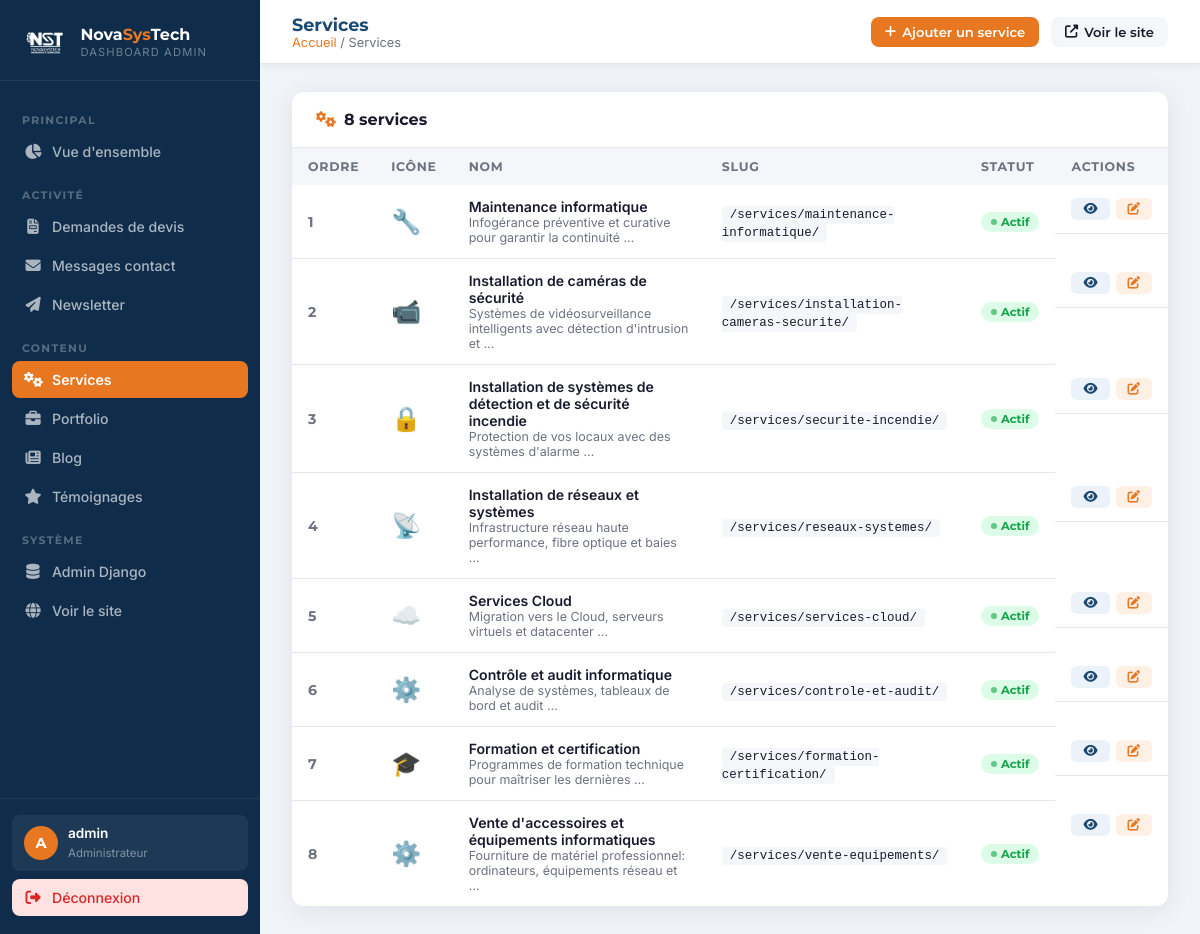
The page /dashboard/services/ (signed in) on the database as committed earlier.
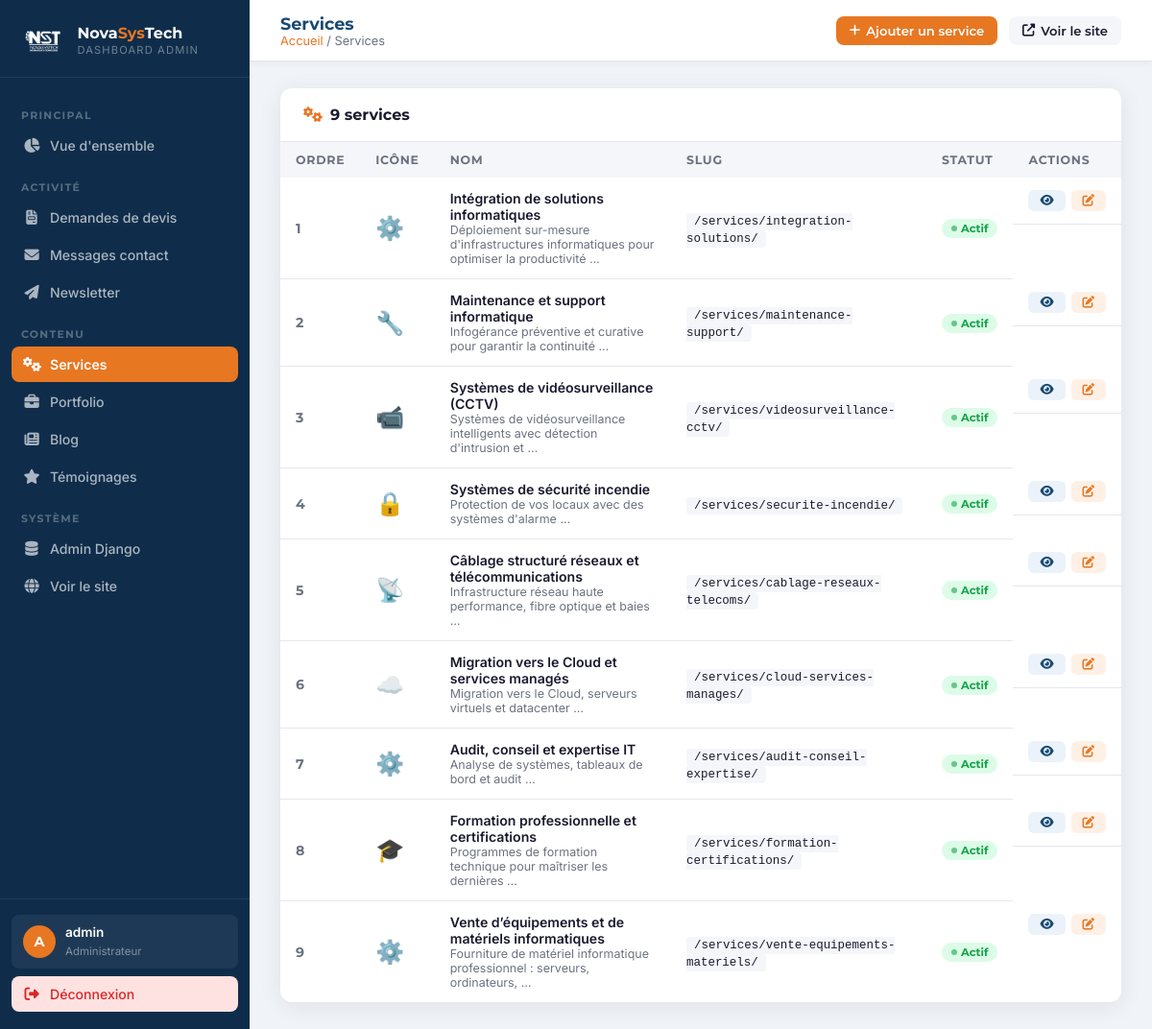
The same page on the database as committed later.
### services/models.py (models this page shows, shortened)
class Service(models.Model):
    ICONES = [
        ('wrench', 'Maintenance'),
        ('video', 'Caméras de sécurité'),
        ('shield', 'Sécurité incendie'),
        ('wifi', 'Réseaux & Systèmes'),
        ('cloud', 'Services Cloud'),
        ('search', 'Contrôle & Audit'),
        ('graduation-cap', 'Formation'),
        ('laptop', 'Vente équipements'),
    ]
    nom = models.CharField(max_length=200)
    slug = models.SlugField(unique=True)
    icone = models.CharField(max_length=50, default='wrench')
    description_courte = models.CharField(max_length=300)
    description_longue = models.TextField()
    image_hero = models.ImageField(upload_to='services/', blank=True, null=True)
    features = models.TextField(help_text='Une feature par ligne', blank=True)
    avantages = models.TextField(help_text='Un avantage par ligne', blank=True)
    meta_title = models.CharField(max_length=70, blank=True)
    meta_description = models.CharField(max_length=160, blank=True)
    ordre = models.IntegerField(default=0)
    est_actif = models.BooleanField(default=True)
    class Meta:
        ordering = ['ordre']
        verbose_name = 'Service'

### dashboard/views.py (the view)
# urls.py: path('services/', views.services_list, name='services_list'),
@login_required(login_url='/dashboard/login/')
def services_list(request):
    services = Service.objects.order_by('ordre')
    return render(request, 'dashboard/services.html', {'page': 'services', 'services': services})

### core/context_processors.py (called while the page is built)
def global_context(request):
    return {
        'PHONE_1': getattr(settings, 'PHONE_1', '+228 79 92 81 81'),
        'EMAIL_CONTACT': getattr(settings, 'EMAIL_CONTACT', 'contact@novasystechn.com'),
        'EMAIL_SUPPORT': getattr(settings, 'EMAIL_SUPPORT', 'contact@novasystechn.com'),
        'WHATSAPP_NUMBER': getattr(settings, 'WHATSAPP_NUMBER', '22879928181'),
        'ADRESSE': getattr(settings, 'ADRESSE', 'Agoè Assiyéyé, Lomé'),
        'MAPS_URL': getattr(settings, 'MAPS_URL', ''),
        'RECAPTCHA_PUBLIC_KEY': getattr(settings, 'RECAPTCHA_PUBLIC_KEY', ''),
        'SITE_URL': getattr(settings, 'SITE_URL', ''),
    }

### templates/dashboard/services.html (shortened to what this page needs)
{% extends 'dashboard/base.html' %}
{% block page_title %}Services{% endblock %}
{% block breadcrumb %}<a href="{% url 'dashboard_home' %}">Accueil</a> / Services{% endblock %}
{% block topbar_actions %}
<a href="/admin/services/service/add/" class="topbar-btn primary" target="_blank"><i class="fas fa-plus"></i> Ajouter un service</a>
{% endblock %}
{% block content %}
<div class="card">
  <div class="card-header"><h3><i class="fas fa-cogs" style="color:var(--orange);margin-right:8px;"></i>{{ services.count }} service{{ services.count|pluralize }}</h3></div>
  <div class="table-wrap">
    <table>
      <thead><tr><th>Ordre</th><th>Icône</th><th>Nom</th><th>Slug</th><th>Statut</th><th>Actions</th></tr></thead>
      <tbody>
        {% for s in services %}
        <tr>
          <td><span style="font-family:var(--font-d);font-weight:700;color:var(--text-light);">{{ s.ordre }}</span></td>
          <td style="font-size:1.5rem;">{% if s.icone == 'wrench' %}🔧{% elif s.icone == 'video' %}📹{% elif s.icone == 'wifi' %}📡{% elif s.icone == 'shield' %}🔒{% elif s.icone == 'cloud' %}☁️{% elif s.icone == 'graduation-cap' %}🎓{% else %}⚙️{% endif %}</td>
          <td><div style="font-weight:600;">{{ s.nom }}</div><div style="font-size:.78rem;color:var(--text-light);">{{ s.description_courte|truncatewords:8 }}</div></td>
          <td><code style="font-size:.78rem;background:var(--gray-light);padding:2px 8px;border-radius:4px;">/services/{{ s.slug }}/</code></td>
          <td>{% if s.est_actif %}<span class="badge green">Actif</span>{% else %}<span class="badge gray">Inactif</span>{% endif %}</td>
          <td style="display:flex;gap:6px;">
            <a href="/services/{{ s.slug }}/" class="action-btn view" target="_blank"><i class="fas fa-eye"></i></a>
            <a href="/admin/services/service/{{ s.pk }}/change/" class="action-btn edit" target="_blank"><i class="fas fa-edit"></i></a>
          </td>
        </tr>
        {% empty %}
        <tr><td colspan="6"><div class="empty-state"><i class="fas fa-cogs"></i><p>Aucun service</p></div></td></tr>
        {% endfor %}
      </tbody>
    </table>
  </div>
</div>
{% endblock %}

### templates/dashboard/base.html (shortened to what this page needs)
{% load static %}<!DOCTYPE html>
<html lang="fr">
<head>
  <link rel="stylesheet" href="https://cdnjs.cloudflare.com/ajax/libs/font-awesome/6.5.0/css/all.min.css">
</head>
<body>
<aside class="sidebar" id="sidebar">
  <div class="sidebar-logo">
    <img src="{% static 'images/logo-nav.png' %}" alt="NST" onerror="this.style.display='none'">
    <div>
      <div class="brand">Nova<span>Sys</span>Tech</div>
      <div class="sub">Dashboard Admin</div>
    </div>
  </div>
  <nav class="sidebar-nav">
    <div class="nav-section-label">Principal</div>
    <a href="{% url 'dashboard_home' %}" class="nav-item {% if page == 'home' %}active{% endif %}">
      <i class="fas fa-chart-pie"></i> Vue d'ensemble
    </a>
    <div class="nav-section-label">Activité</div>
    <a href="{% url 'devis_list' %}" class="nav-item {% if page == 'devis' %}active{% endif %}">
      <i class="fas fa-file-invoice"></i> Demandes de devis
    </a>
    <a href="{% url 'messages_list' %}" class="nav-item {% if page == 'messages' %}active{% endif %}">
      <i class="fas fa-envelope"></i> Messages contact
    </a>
    <a href="{% url 'newsletter_list' %}" class="nav-item {% if page == 'newsletter' %}active{% endif %}">
      <i class="fas fa-paper-plane"></i> Newsletter
    </a>
    <div class="nav-section-label">Contenu</div>
    <a href="{% url 'services_list' %}" class="nav-item {% if page == 'services' %}active{% endif %}">
      <i class="fas fa-cogs"></i> Services
    </a>
    <a href="{% url 'projets_list' %}" class="nav-item {% if page == 'projets' %}active{% endif %}">
      <i class="fas fa-briefcase"></i> Portfolio
    </a>
    <a href="{% url 'articles_list' %}" class="nav-item {% if page == 'articles' %}active{% endif %}">
      <i class="fas fa-newspaper"></i> Blog
    </a>
    <a href="{% url 'temoignages_list' %}" class="nav-item {% if page == 'temoignages' %}active{% endif %}">
      <i class="fas fa-star"></i> Témoignages
    </a>
    <div class="nav-section-label">Système</div>
    <a href="/admin/" class="nav-item" target="_blank">
      <i class="fas fa-database"></i> Admin Django
    </a>
    <a href="{% url 'index' %}" class="nav-item" target="_blank">
      <i class="fas fa-globe"></i> Voir le site
    </a>
  </nav>
  <div class="sidebar-footer">
    <div class="sidebar-user">
      <div class="user-avatar">{{ request.user.username|slice:":1"|upper }}</div>
      <div>
        <span class="user-name">{{ request.user.get_full_name|default:request.user.username }}</span>
        <span class="user-role">Administrateur</span>
      </div>
    </div>
    <a href="{% url 'dashboard_logout' %}" class="nav-item" style="background:#FEE2E2;color:#DC2626;">
      <i class="fas fa-sign-out-alt"></i> Déconnexion
    </a>
  </div>
</aside>
<div class="main">
  <header class="topbar">
    <div class="topbar-left">
      <div>
        <div class="page-title">{% block page_title %}Dashboard{% endblock %}</div>
        <div class="breadcrumb-bar">{% block breadcrumb %}<a href="{% url 'dashboard_home' %}">Accueil</a>{% endblock %}</div>
      </div>
    </div>
    <div class="topbar-right">
      {% block topbar_actions %}{% endblock %}
      <a href="{% url 'index' %}" class="topbar-btn ghost" target="_blank">
        <i class="fas fa-external-link-alt"></i> Voir le site
      </a>
    </div>
  </header>
  <div class="content">
    {% block content %}{% endblock %}
  </div>
</div>
</body>
</html>

Rows that differ between the two databases and show on the page:
removed Service: ordre "8", nom "Vente d'accessoires et équipements informatiques", description_courte "Fourniture de matériel professionnel: ordinateurs, équipements réseau et …", slug "vente-equipements", est_actif "Actif"
changed Service: nom "Maintenance informatique" → "Intégration de solutions informatiques"; description_courte "Infogérance préventive et curative pour garantir la continuité …" → "Déploiement sur-mesure d'infrastructures informatiques pour optimiser la productivité …"; slug "maintenance-informatique" → "integration-solutions"; icone "🔧" → "⚙️"
changed Service: nom "Installation de caméras de sécurité" → "Maintenance et support informatique"; description_courte "Systèmes de vidéosurveillance intelligents avec détection d'intrusion et …" → "Infogérance préventive et curative pour garantir la continuité …"; slug "installation-cameras-securite" → "maintenance-support"; icone "📹" → "🔧"
changed Service: nom "Installation de systèmes de détection et de sécurité incendie" → "Systèmes de vidéosurveillance (CCTV)"; description_courte "Protection de vos locaux avec des systèmes d'alarme …" → "Systèmes de vidéosurveillance intelligents avec détection d'intrusion et …"; slug "securite-incendie" → "videosurveillance-cctv"; icone "🔒" → "📹"
changed Service: nom "Installation de réseaux et systèmes" → "Systèmes de sécurité incendie"; description_courte "Infrastructure réseau haute performance, fibre optique et baies …" → "Protection de vos locaux avec des systèmes d'alarme …"; slug "reseaux-systemes" → "securite-incendie"; icone "📡" → "🔒"
changed Service: nom "Services Cloud" → "Câblage structuré réseaux et télécommunications"; description_courte "Migration vers le Cloud, serveurs virtuels et datacenter …" → "Infrastructure réseau haute performance, fibre optique et baies …"; slug "services-cloud" → "cablage-reseaux-telecoms"; icone "☁️" → "📡"
changed Service: nom "Contrôle et audit informatique" → "Migration vers le Cloud et services managés"; description_courte "Analyse de systèmes, tableaux de bord et audit …" → "Migration vers le Cloud, serveurs virtuels et datacenter …"; slug "controle-et-audit" → "cloud-services-manages"; icone "⚙️" → "☁️"
changed Service: nom "Formation et certification" → "Audit, conseil et expertise IT"; description_courte "Programmes de formation technique pour maîtriser les dernières …" → "Analyse de systèmes, tableaux de bord et audit …"; slug "formation-certification" → "audit-conseil-expertise"; icone "🎓" → "⚙️"
added Service: ordre "8", nom "Formation professionnelle et certifications", description_courte "Programmes de formation technique pour maîtriser les dernières …", slug "formation-certifications", est_actif "Actif"
added Service: ordre "9", nom "Vente d’équipements et de matériels informatiques", description_courte "Fourniture de matériel informatique professionnel : serveurs, ordinateurs, …", slug "vente-equipements-materiels", est_actif "Actif"
Other text that changed with them:
{{ services.count }}: "8" → "9"
